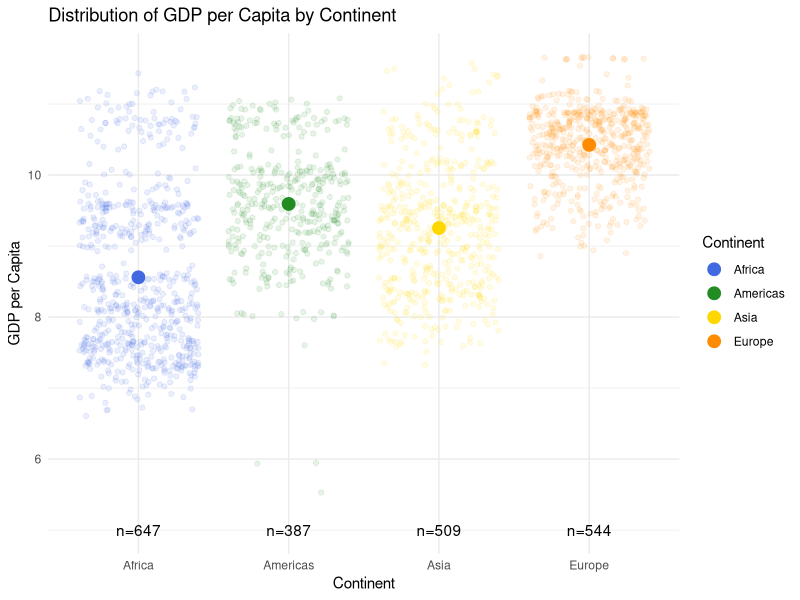
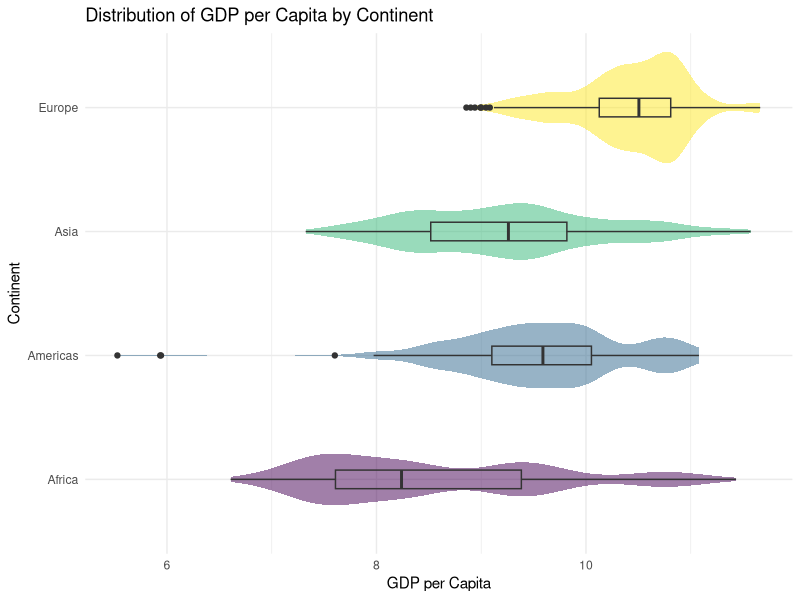
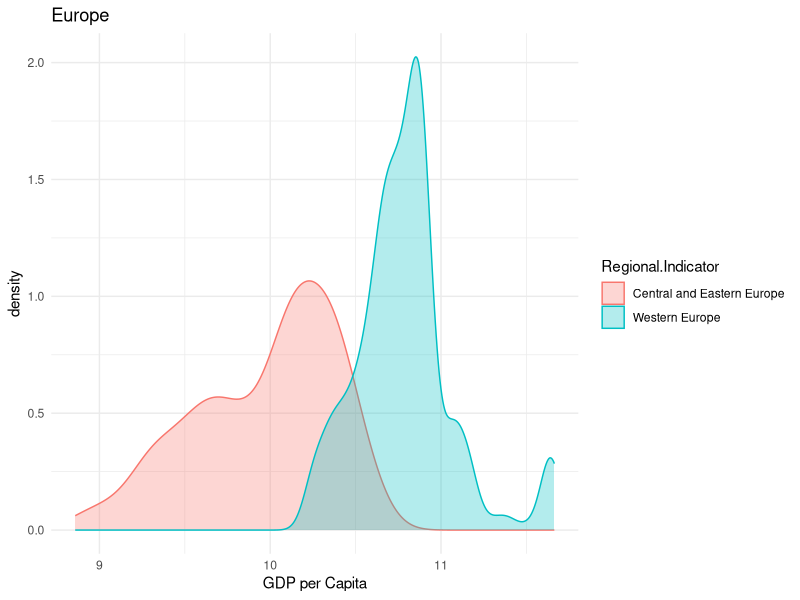
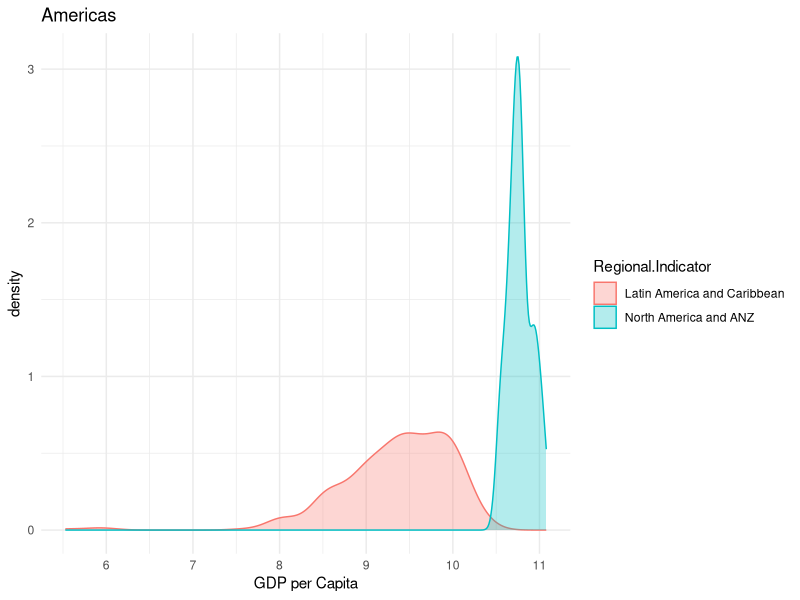
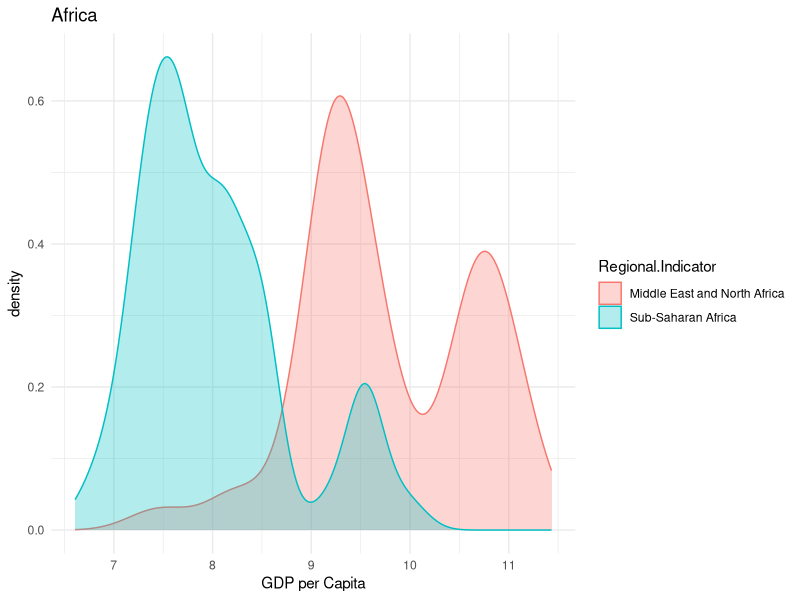
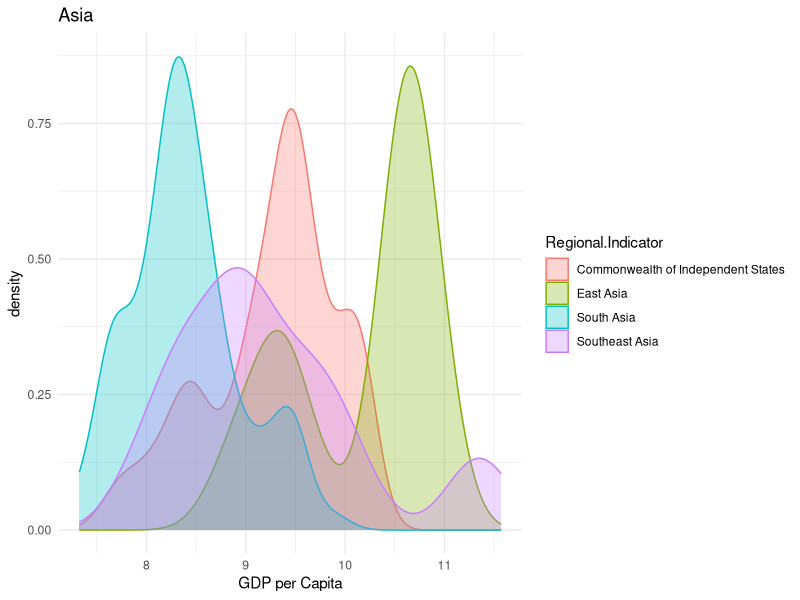
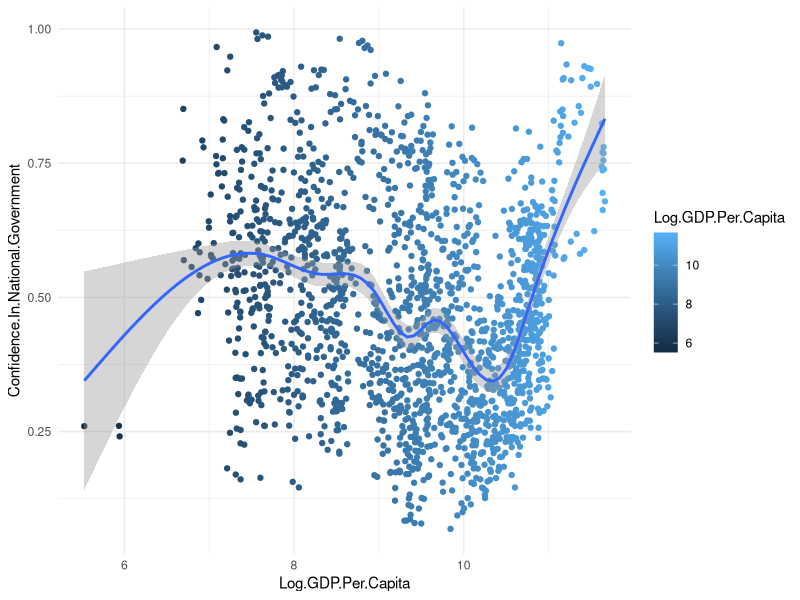
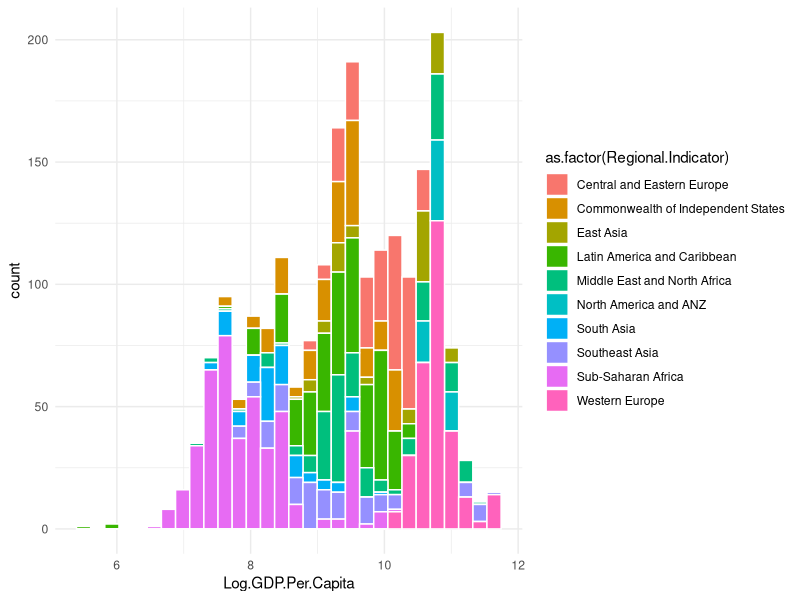

Recreate these plots in R, in order.
## ---- chunk 1
library(dplyr)
library(ggplot2)
library(viridis)
library(ggridges)
## ---- chunk 2
df <- read.csv("HappyDataFrame.csv")
View(df)
df <- df %>%
  filter(Continent != "Other")
## ---- chunk 3
theme_set(theme_minimal())

mypalette <- c("royalblue", "forestgreen", "gold", "darkorange", "firebrick")
## ---- chunk 4
by_continent <-
  df %>%
  group_by(Continent) %>%
  summarise(n=n(), Log.GDP.Per.Capita=mean(Log.GDP.Per.Capita, na.rm=TRUE))

df %>%
  ggplot(aes(x=Continent, y=Log.GDP.Per.Capita, color=Continent)) +
  geom_point(alpha = 0.1, position="jitter") +
  geom_point(data=by_continent, size=4) +
  geom_text(data=by_continent, aes(label=paste0("n=", n), y=5, color=NULL)) +
  scale_color_manual(values = mypalette) +
  labs("title" = "Distribution of GDP per Capita by Continent", y="GDP per Capita")
## ---- chunk 5
df %>%
  ggplot(aes(y=Continent, x=Log.GDP.Per.Capita)) +
  geom_violin(aes(fill=Continent), alpha=0.5, color=NA, scale="area", show.legend=FALSE) + 
  geom_boxplot(aes(fill=NA), alpha=0.3, width=0.15, outlier.alpha=1, show.legend=FALSE) +
  scale_fill_viridis(discrete=TRUE) +
  labs("title" = "Distribution of GDP per Capita by Continent", x="GDP per Capita")
## ---- chunk 6
df %>%
  filter(Continent=="Europe") %>%
  ggplot(aes(Log.GDP.Per.Capita, color=Regional.Indicator, fill=Regional.Indicator)) +
  geom_density(alpha=0.3) +
  labs("title" = "Europe", x="GDP per Capita")
## ---- chunk 7
df %>%
  filter(Continent=="Americas") %>%
  ggplot(aes(Log.GDP.Per.Capita, color=Regional.Indicator, fill=Regional.Indicator)) +
  geom_density(alpha=0.3) +
  labs("title" = "Americas", x="GDP per Capita")
## ---- chunk 8
df %>%
  filter(Continent=="Africa") %>%
  ggplot(aes(Log.GDP.Per.Capita, color=Regional.Indicator, fill=Regional.Indicator)) +
  geom_density(alpha=0.3) +
  labs("title" = "Africa", x="GDP per Capita")
## ---- chunk 9
df %>%
  filter(Continent=="Asia") %>%
  ggplot(aes(Log.GDP.Per.Capita, color=Regional.Indicator, fill=Regional.Indicator)) +
  geom_density(alpha=0.3) +
  labs("title" = "Asia", x="GDP per Capita")
## ---- chunk 10
df %>%
  ggplot(aes(Log.GDP.Per.Capita, Confidence.In.National.Government, color=Log.GDP.Per.Capita)) +
  geom_point() + 
  geom_smooth(lty=1, aes(col=Log.GDP.Per.Capita), span=0.005)
## ---- chunk 11
df %>%
  ggplot(aes(Log.GDP.Per.Capita, fill=as.factor(Regional.Indicator))) + geom_histogram(col="white")
## ---- chunk 12
ggplot(df, aes(Log.GDP.Per.Capita, 
                      alpha=Log.GDP.Per.Capita, 
                      y = as.factor(Regional.Indicator),
                      fill=as.factor(Regional.Indicator))) +
  geom_density_ridges(alpha=0.4, 
               adjust=0.05, 
               position="identity", show.legend=FALSE) +
    scale_alpha_continuous()
